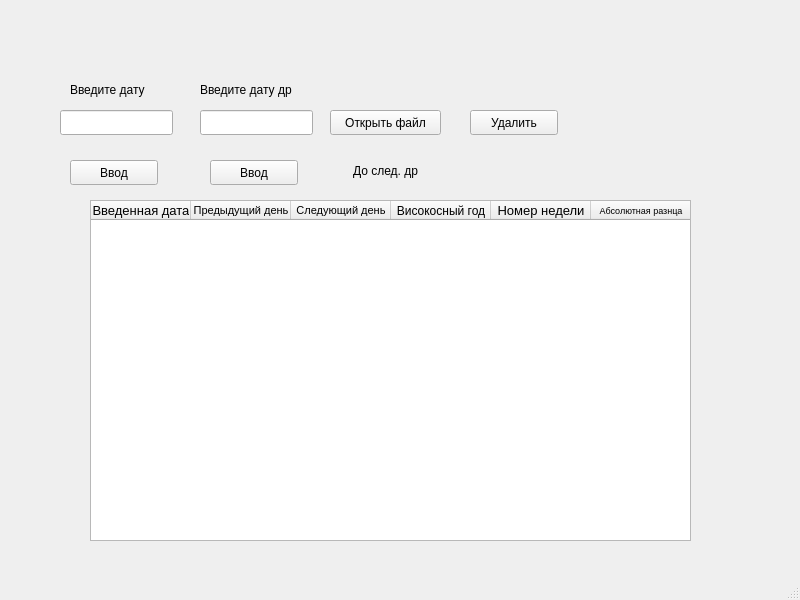
<?xml version="1.0" encoding="UTF-8"?>
<ui version="4.0">
 <class>MainWindow</class>
 <widget class="QMainWindow" name="MainWindow">
  <property name="geometry">
   <rect>
    <x>0</x>
    <y>0</y>
    <width>800</width>
    <height>600</height>
   </rect>
  </property>
  <property name="windowTitle">
   <string>MainWindow</string>
  </property>
  <widget class="QWidget" name="centralwidget">
   <widget class="QLineEdit" name="lineEdit">
    <property name="geometry">
     <rect>
      <x>60</x>
      <y>110</y>
      <width>113</width>
      <height>25</height>
     </rect>
    </property>
    <property name="maxLength">
     <number>10</number>
    </property>
   </widget>
   <widget class="QPushButton" name="pushButton">
    <property name="geometry">
     <rect>
      <x>70</x>
      <y>160</y>
      <width>88</width>
      <height>25</height>
     </rect>
    </property>
    <property name="text">
     <string>Ввод</string>
    </property>
   </widget>
   <widget class="QLabel" name="label_2">
    <property name="geometry">
     <rect>
      <x>70</x>
      <y>80</y>
      <width>101</width>
      <height>20</height>
     </rect>
    </property>
    <property name="text">
     <string>Введите дату</string>
    </property>
   </widget>
   <widget class="QLabel" name="label_12">
    <property name="geometry">
     <rect>
      <x>410</x>
      <y>260</y>
      <width>121</width>
      <height>17</height>
     </rect>
    </property>
    <property name="text">
     <string/>
    </property>
   </widget>
   <widget class="QPushButton" name="pushButton_2">
    <property name="geometry">
     <rect>
      <x>330</x>
      <y>110</y>
      <width>111</width>
      <height>25</height>
     </rect>
    </property>
    <property name="text">
     <string>Открыть файл</string>
    </property>
   </widget>
   <widget class="QTableWidget" name="tableWidget">
    <property name="geometry">
     <rect>
      <x>90</x>
      <y>200</y>
      <width>601</width>
      <height>341</height>
     </rect>
    </property>
    <property name="horizontalScrollBarPolicy">
     <enum>Qt::ScrollBarAlwaysOff</enum>
    </property>
    <property name="rowCount">
     <number>0</number>
    </property>
    <property name="columnCount">
     <number>6</number>
    </property>
    <attribute name="verticalHeaderDefaultSectionSize">
     <number>30</number>
    </attribute>
    <column>
     <property name="text">
      <string>Введенная дата</string>
     </property>
     <property name="font">
      <font>
       <pointsize>10</pointsize>
      </font>
     </property>
    </column>
    <column>
     <property name="text">
      <string>Предыдущий день</string>
     </property>
     <property name="font">
      <font>
       <pointsize>8</pointsize>
      </font>
     </property>
    </column>
    <column>
     <property name="text">
      <string>Следующий день</string>
     </property>
     <property name="font">
      <font>
       <pointsize>8</pointsize>
      </font>
     </property>
    </column>
    <column>
     <property name="text">
      <string>Високосный год</string>
     </property>
     <property name="font">
      <font>
       <pointsize>9</pointsize>
      </font>
     </property>
    </column>
    <column>
     <property name="text">
      <string>Номер недели</string>
     </property>
     <property name="font">
      <font>
       <pointsize>10</pointsize>
      </font>
     </property>
    </column>
    <column>
     <property name="text">
      <string>Абсолютная разнца</string>
     </property>
     <property name="font">
      <font>
       <pointsize>7</pointsize>
      </font>
     </property>
    </column>
   </widget>
   <widget class="QLineEdit" name="lineEdit_2">
    <property name="geometry">
     <rect>
      <x>200</x>
      <y>110</y>
      <width>113</width>
      <height>25</height>
     </rect>
    </property>
    <property name="maxLength">
     <number>10</number>
    </property>
   </widget>
   <widget class="QPushButton" name="pushButton_3">
    <property name="geometry">
     <rect>
      <x>210</x>
      <y>160</y>
      <width>88</width>
      <height>25</height>
     </rect>
    </property>
    <property name="text">
     <string>Ввод</string>
    </property>
   </widget>
   <widget class="QLabel" name="label_13">
    <property name="geometry">
     <rect>
      <x>200</x>
      <y>80</y>
      <width>121</width>
      <height>20</height>
     </rect>
    </property>
    <property name="text">
     <string>Введите дату др</string>
    </property>
   </widget>
   <widget class="QPushButton" name="pushButton_4">
    <property name="geometry">
     <rect>
      <x>470</x>
      <y>110</y>
      <width>88</width>
      <height>25</height>
     </rect>
    </property>
    <property name="text">
     <string>Удалить</string>
    </property>
   </widget>
   <widget class="QLabel" name="label">
    <property name="geometry">
     <rect>
      <x>330</x>
      <y>160</y>
      <width>111</width>
      <height>21</height>
     </rect>
    </property>
    <property name="text">
     <string>До след. др</string>
    </property>
    <property name="alignment">
     <set>Qt::AlignCenter</set>
    </property>
   </widget>
  </widget>
  <widget class="QMenuBar" name="menubar">
   <property name="geometry">
    <rect>
     <x>0</x>
     <y>0</y>
     <width>800</width>
     <height>22</height>
    </rect>
   </property>
  </widget>
  <widget class="QStatusBar" name="statusbar"/>
 </widget>
 <resources/>
 <connections/>
 <slots>
  <slot>slot1()</slot>
 </slots>
</ui>
